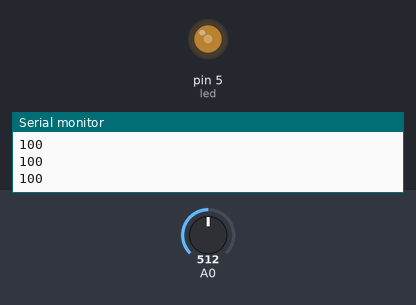
The sketch below on a simulated Arduino Uno, built with avr-gcc and run on an emulated ATmega328P. Parts: output pins drawn as LEDs (lit = HIGH), the last lines printed to the serial monitor. The test bench sets the inputs (shaded band); at power-on: A0 = 512.

Above: at 1.2 s.
1.3 s: A0 set to 716
At 2.5 s:
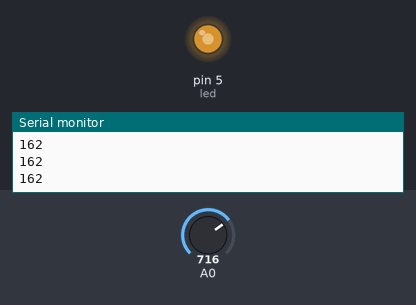
2.8 s: A0 set to 900
At 3.8 s:
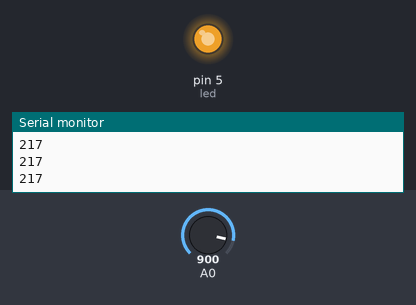
4.3 s: A0 set to 306
At 4.9 s:
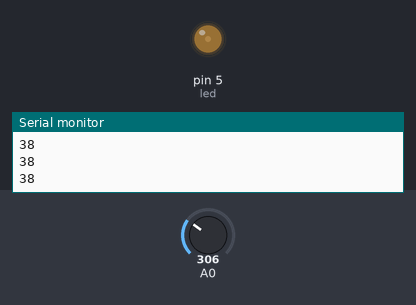
5.8 s: A0 set to 511
At 6.1 s:
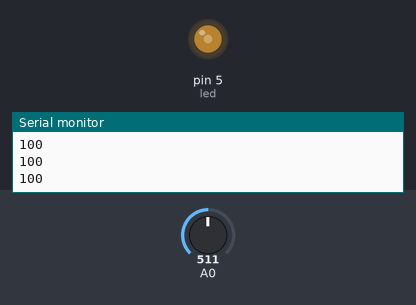
Timing chart, 0 to 8.3 s (numbered marks = the images above; inputs shaded):
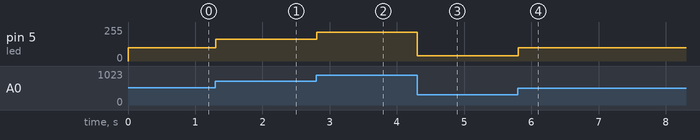

The sketch:

analogReadCode_071314.ino
```cpp
int analogValue = analogRead(A0);   //read voltage value from pin A0

const int led = 5;      //the LED goes in to Pin 5 on the arduino (or any PWM pin)
int brightness = 0;     //variable for writing the brightness value to the LED
int sensorVal = 0;      //variable for reading the values coming in from the sensor (0-1023)

void setup() {
  Serial.begin(9600);  //set the baud rate to 9600 bits/second

  pinMode(led, OUTPUT);   //sets pin 5 as an output
}

void loop() {

  //FIRST TEST THE VOLTAGE//
  /*
  comment out the rest of the code below when running this
  can use this to test how much resistance to add to the circuit; can also test with multimeter

  sensorVal = analogRead(analogValue);
  float voltage = sensorVal * (5.0/1023.0);
  Serial.println(voltage);
  */

  sensorVal = analogRead(analogValue);
  //  Serial.println(sensorVal);    //will print between 0 and 1023;
  //the readings I was getting were between ~187 (~0.9 volts) and 1023 (5 volts)

  brightness = map(sensorVal, 180, 1023, 0, 255);   //I had this start at 180, which was the lowest reading I was getting
  Serial.println(brightness);       //will print between 0 and 255;

  analogWrite(led, brightness);    //dim the LED according to the sensor value
}
```

Measured:
- after the input at 1.3 s, pin 5 (led): 100/255 → 162/255 at once
- after the input at 2.8 s, pin 5 (led): 162/255 → 217/255 at once
- after the input at 4.3 s, pin 5 (led): 217/255 → 38/255 at once
- after the input at 5.8 s, pin 5 (led): 38/255 → 100/255 at once
